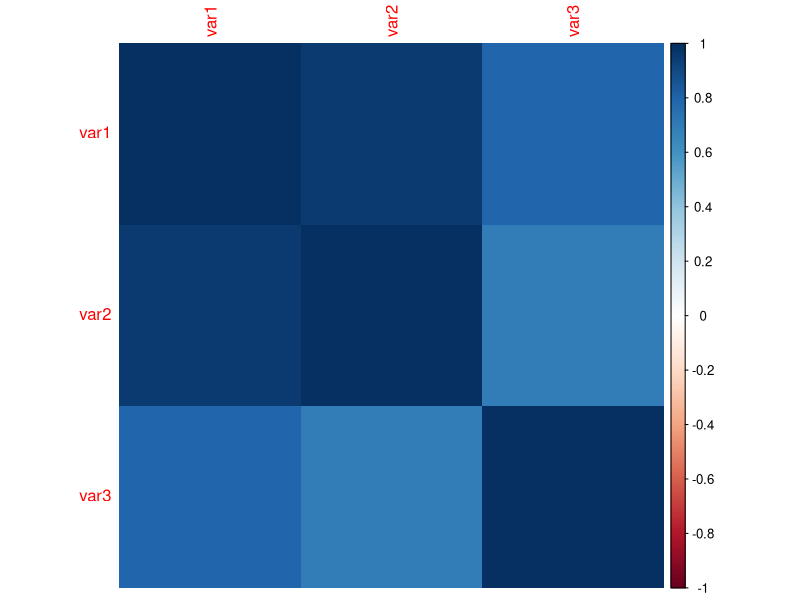

Reproduce this figure in R.
install.packages("corrplot")
library(corrplot)

# Дані
data <- data.frame(
  var1 = c(1, 3, 3, 4, 5),
  var2 = c(2, 4, 6, 8, 10),
  var3 = c(5, 7, 6, 8, 7)
)

# Обчислення кореляційної матриці
cor_matrix <- cor(data)

# Виведення кореляційної матриці
print(cor_matrix)


# Побудова кореляційної матриці
corrplot(cor_matrix, method = "shade")

